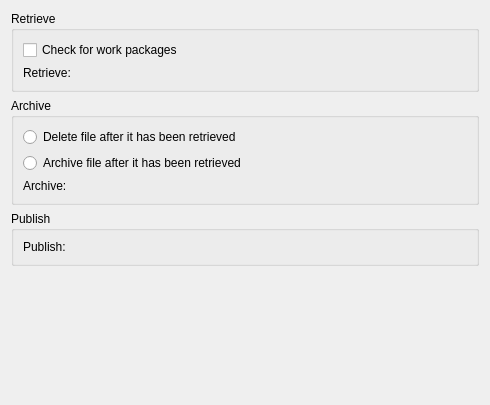
<?xml version="1.0" encoding="UTF-8"?>
<ui version="4.0">
 <class>KPlato::WorkPackageConfigPanel</class>
 <widget class="QWidget" name="KPlato::WorkPackageConfigPanel">
  <property name="geometry">
   <rect>
    <x>0</x>
    <y>0</y>
    <width>490</width>
    <height>405</height>
   </rect>
  </property>
  <layout class="QVBoxLayout" name="verticalLayout_4">
   <item>
    <widget class="QGroupBox" name="groupBox_2">
     <property name="title">
      <string>Retrieve</string>
     </property>
     <layout class="QVBoxLayout" name="verticalLayout">
      <item>
       <widget class="QCheckBox" name="kcfg_CheckForWorkPackages">
        <property name="text">
         <string>Check for work packages</string>
        </property>
       </widget>
      </item>
      <item>
       <layout class="QHBoxLayout" name="horizontalLayout">
        <item>
         <widget class="QLabel" name="label">
          <property name="text">
           <string>Retrieve:</string>
          </property>
         </widget>
        </item>
        <item>
         <widget class="KUrlRequester" name="kcfg_RetrieveUrl"/>
        </item>
       </layout>
      </item>
     </layout>
    </widget>
   </item>
   <item>
    <widget class="QGroupBox" name="groupBox">
     <property name="title">
      <string>Archive</string>
     </property>
     <layout class="QVBoxLayout" name="verticalLayout_2">
      <item>
       <widget class="QRadioButton" name="kcfg_DeleteFile">
        <property name="text">
         <string>Delete file after it has been retrieved</string>
        </property>
       </widget>
      </item>
      <item>
       <widget class="QRadioButton" name="kcfg_SaveFile">
        <property name="text">
         <string>Archive file after it has been retrieved</string>
        </property>
       </widget>
      </item>
      <item>
       <layout class="QHBoxLayout" name="horizontalLayout_2">
        <item>
         <widget class="QLabel" name="label_2">
          <property name="text">
           <string>Archive:</string>
          </property>
         </widget>
        </item>
        <item>
         <widget class="KUrlRequester" name="kcfg_SaveUrl"/>
        </item>
       </layout>
      </item>
     </layout>
    </widget>
   </item>
   <item>
    <widget class="QGroupBox" name="groupBox_3">
     <property name="title">
      <string>Publish</string>
     </property>
     <layout class="QVBoxLayout" name="verticalLayout_3">
      <item>
       <layout class="QHBoxLayout" name="horizontalLayout_5">
        <item>
         <widget class="QLabel" name="label_5">
          <property name="text">
           <string>Publish:</string>
          </property>
         </widget>
        </item>
        <item>
         <widget class="KUrlRequester" name="kcfg_PublishUrl"/>
        </item>
       </layout>
      </item>
     </layout>
    </widget>
   </item>
   <item>
    <spacer name="verticalSpacer">
     <property name="orientation">
      <enum>Qt::Vertical</enum>
     </property>
     <property name="sizeHint" stdset="0">
      <size>
       <width>20</width>
       <height>40</height>
      </size>
     </property>
    </spacer>
   </item>
  </layout>
 </widget>
 <customwidgets>
  <customwidget>
   <class>KUrlRequester</class>
   <extends>QFrame</extends>
   <header>kurlrequester.h</header>
   <container>1</container>
  </customwidget>
 </customwidgets>
 <resources/>
 <connections>
  <connection>
   <sender>kcfg_SaveFile</sender>
   <signal>toggled(bool)</signal>
   <receiver>kcfg_SaveUrl</receiver>
   <slot>setEnabled(bool)</slot>
   <hints>
    <hint type="sourcelabel">
     <x>164</x>
     <y>72</y>
    </hint>
    <hint type="destinationlabel">
     <x>196</x>
     <y>98</y>
    </hint>
   </hints>
  </connection>
 </connections>
</ui>
